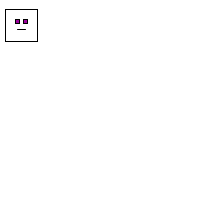
Frame 1 (no input)
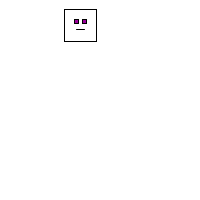
Frame 60 (the mouse pressed at the canvas centre just before this capture)
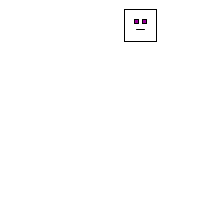
Frame 120 (the mouse held since frame 60 and released just before this capture)

The Processing sketch that drew these frames (run headless with seeded random() and noise(); from frame 60 on, the mouse is pressed at the canvas centre):

// Processing sketch: example7_3BoncingBallFunct
// ── example7_3BoncingBallFunct.pde
// Declare all global variables (stays the same) int x = 0 ; int speed = 1 ;
int x = 20;
int y = 25;
int speed = 1;

void setup () {
  size (200, 200);
  smooth ();
}

void draw () {
  background (255);
  move ();
  bounce ();
  display ();
}

 void move ( ) {
// Change the x location by speed
 x = x + speed;
}

//A function to bounce the ball
 void bounce ( ) {
// If we've reached an edge, reverse speed 
if ( (x > width) || (x < 0) ) {
speed = speed * -1;
 }
}

//A function to display the ball 
void display() {
  background (255); 
  rectMode (CENTER);
  noFill (); 
  stroke(0); 
  rect (x, y, 32, 32); 
  fill (155,0,155);
  rect (x - 4 ,y - 4 , 4 , 4); 
  rect (x + 4 ,y - 4 , 4 , 4); 
  line (x - 4 , y + 4 , x + 4 , y + 4);

}
